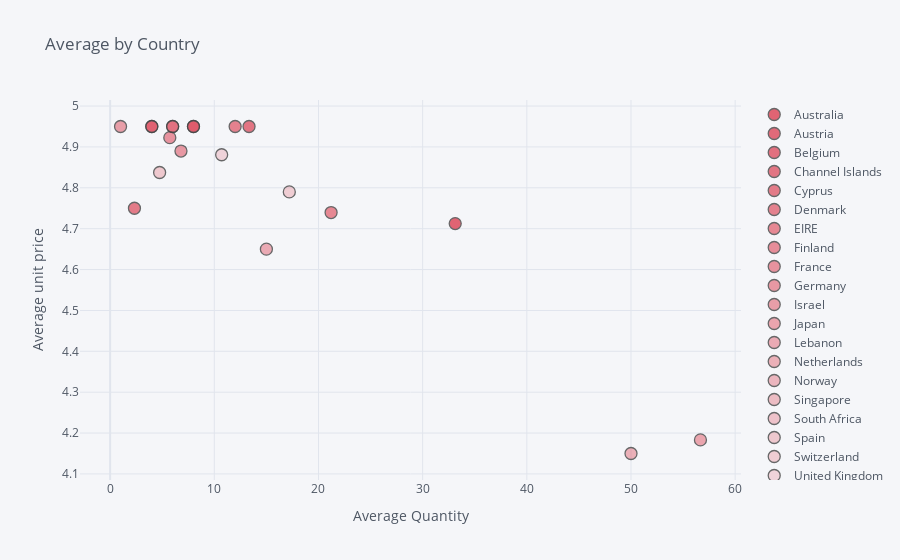

Source (notebook cell):
### Markdown cell above
## 3. Create an interactive scatter plot showing the relationship between average quantity (x-axis) and average unit price (y-axis) for the product PARTY BUNTING with the plot points color-coded by country (categories).

### Code cell
data=retail.loc[retail.Description=='PARTY BUNTING']

data=data.groupby('Country').mean()

data=data[['Quantity', 'UnitPrice']]

data.reset_index(inplace=True)


data.iplot(x='Quantity', 
           y='UnitPrice', 
           categories='Country',
           xTitle='Average Quantity', 
           yTitle='Average unit price',
           color='red', 
           title='Average by Country');

### Figure 1 — Plotly figure (JSON) as saved in the notebook; plotly's stock layout.template omitted (floating-point values rounded to 4 significant figures)
{"data": [{"marker": {"color": "rgba(219, 64, 82, 1.0)", "line": {"width": 1.3}, "opacity": 0.8, "size": 12, "symbol": "circle"}, "mode": "markers", "name": "Australia", "textfont": {"color": "#4D5663"}, "type": "scatter", "x": [33.12], "y": [4.713]}, {"marker": {"color": "rgba(219, 64, 82, 0.96)", "line": {"width": 1.3}, "opacity": 0.8, "size": 12, "symbol": "circle"}, "mode": "markers", "name": "Austria", "textfont": {"color": "#4D5663"}, "type": "scatter", "x": [8], "y": [4.95]}, {"marker": {"color": "rgba(219, 64, 82, 0.9199999999999999)", "line": {"width": 1.3}, "opacity": 0.8, "size": 12, "symbol": "circle"}, "mode": "markers", "name": "Belgium", "textfont": {"color": "#4D5663"}, "type": "scatter", "x": [4], "y": [4.95]}, {"marker": {"color": "rgba(219, 64, 82, 0.8799999999999999)", "line": {"width": 1.3}, "opacity": 0.8, "size": 12, "symbol": "circle"}, "mode": "markers", "name": "Channel Islands", "textfont": {"color": "#4D5663"}, "type": "scatter", "x": [13.33], "y": [4.95]}, {"marker": {"color": "rgba(219, 64, 82, 0.8399999999999999)", "line": {"width": 1.3}, "opacity": 0.8, "size": 12, "symbol": "circle"}, "mode": "markers", "name": "Cyprus", "textfont": {"color": "#4D5663"}, "type": "scatter", "x": [2.333], "y": [4.75]}, {"marker": {"color": "rgba(219, 64, 82, 0.8)", "line": {"width": 1.3}, "opacity": 0.8, "size": 12, "symbol": "circle"}, "mode": "markers", "name": "Denmark", "textfont": {"color": "#4D5663"}, "type": "scatter", "x": [12], "y": [4.95]}, {"marker": {"color": "rgba(219, 64, 82, 0.76)", "line": {"width": 1.3}, "opacity": 0.8, "size": 12, "symbol": "circle"}, "mode": "markers", "name": "EIRE", "textfont": {"color": "#4D5663"}, "type": "scatter", "x": [21.21], "y": [4.739]}, {"marker": {"color": "rgba(219, 64, 82, 0.72)", "line": {"width": 1.3}, "opacity": 0.8, "size": 12, "symbol": "circle"}, "mode": "markers", "name": "Finland", "textfont": {"color": "#4D5663"}, "type": "scatter", "x": [6], "y": [4.95]}, {"marker": {"color": "rgba(219, 64, 82, 0.6799999999999999)", "line": {"width": 1.3}, "opacity": 0.8, "size": 12, "symbol": "circle"}, "mode": "markers", "name": "France", "textfont": {"color": "#4D5663"}, "type": "scatter", "x": [5.727], "y": [4.923]}, {"marker": {"color": "rgba(219, 64, 82, 0.6399999999999999)", "line": {"width": 1.3}, "opacity": 0.8, "size": 12, "symbol": "circle"}, "mode": "markers", "name": "Germany", "textfont": {"color": "#4D5663"}, "type": "scatter", "x": [6.8], "y": [4.89]}, {"marker": {"color": "rgba(219, 64, 82, 0.5999999999999999)", "line": {"width": 1.3}, "opacity": 0.8, "size": 12, "symbol": "circle"}, "mode": "markers", "name": "Israel", "textfont": {"color": "#4D5663"}, "type": "scatter", "x": [1], "y": [4.95]}, {"marker": {"color": "rgba(219, 64, 82, 0.5599999999999998)", "line": {"width": 1.3}, "opacity": 0.8, "size": 12, "symbol": "circle"}, "mode": "markers", "name": "Japan", "textfont": {"color": "#4D5663"}, "type": "scatter", "x": [56.67], "y": [4.183]}, {"marker": {"color": "rgba(219, 64, 82, 0.5199999999999998)", "line": {"width": 1.3}, "opacity": 0.8, "size": 12, "symbol": "circle"}, "mode": "markers", "name": "Lebanon", "textfont": {"color": "#4D5663"}, "type": "scatter", "x": [15], "y": [4.65]}, {"marker": {"color": "rgba(219, 64, 82, 0.4799999999999998)", "line": {"width": 1.3}, "opacity": 0.8, "size": 12, "symbol": "circle"}, "mode": "markers", "name": "Netherlands", "textfont": {"color": "#4D5663"}, "type": "scatter", "x": [50], "y": [4.15]}, {"marker": {"color": "rgba(219, 64, 82, 0.44)", "line": {"width": 1.3}, "opacity": 0.8, "size": 12, "symbol": "circle"}, "mode": "markers", "name": "Norway", "textfont": {"color": "#4D5663"}, "type": "scatter", "x": [6], "y": [4.95]}, {"marker": {"color": "rgba(219, 64, 82, 0.39999999999999997)", "line": {"width": 1.3}, "opacity": 0.8, "size": 12, "symbol": "circle"}, "mode": "markers", "name": "Singapore", "textfont": {"color": "#4D5663"}, "type": "scatter", "x": [8], "y": [4.95]}, {"marker": {"color": "rgba(219, 64, 82, 0.35999999999999993)", "line": {"width": 1.3}, "opacity": 0.8, "size": 12, "symbol": "circle"}, "mode": "markers", "name": "South Africa", "textfont": {"color": "#4D5663"}, "type": "scatter", "x": [4], "y": [4.95]}, {"marker": {"color": "rgba(219, 64, 82, 0.3199999999999999)", "line": {"width": 1.3}, "opacity": 0.8, "size": 12, "symbol": "circle"}, "mode": "markers", "name": "Spain", "textfont": {"color": "#4D5663"}, "type": "scatter", "x": [4.75], "y": [4.838]}, {"marker": {"color": "rgba(219, 64, 82, 0.27999999999999986)", "line": {"width": 1.3}, "opacity": 0.8, "size": 12, "symbol": "circle"}, "mode": "markers", "name": "Switzerland", "textfont": {"color": "#4D5663"}, "type": "scatter", "x": [17.2], "y": [4.79]}, {"marker": {"color": "rgba(219, 64, 82, 0.23999999999999982)", "line": {"width": 1.3}, "opacity": 0.8, "size": 12, "symbol": "circle"}, "mode": "markers", "name": "United Kingdom", "textfont": {"color": "#4D5663"}, "type": "scatter", "x": [10.71], "y": [4.881]}], "layout": {"legend": {"bgcolor": "#F5F6F9", "font": {"color": "#4D5663"}}, "paper_bgcolor": "#F5F6F9", "plot_bgcolor": "#F5F6F9", "title": {"font": {"color": "#4D5663"}, "text": "Average by Country"}, "xaxis": {"gridcolor": "#E1E5ED", "showgrid": true, "tickfont": {"color": "#4D5663"}, "title": {"font": {"color": "#4D5663"}, "text": "Average Quantity"}, "zerolinecolor": "#E1E5ED"}, "yaxis": {"gridcolor": "#E1E5ED", "showgrid": true, "tickfont": {"color": "#4D5663"}, "title": {"font": {"color": "#4D5663"}, "text": "Average unit price"}, "zerolinecolor": "#E1E5ED"}}}
